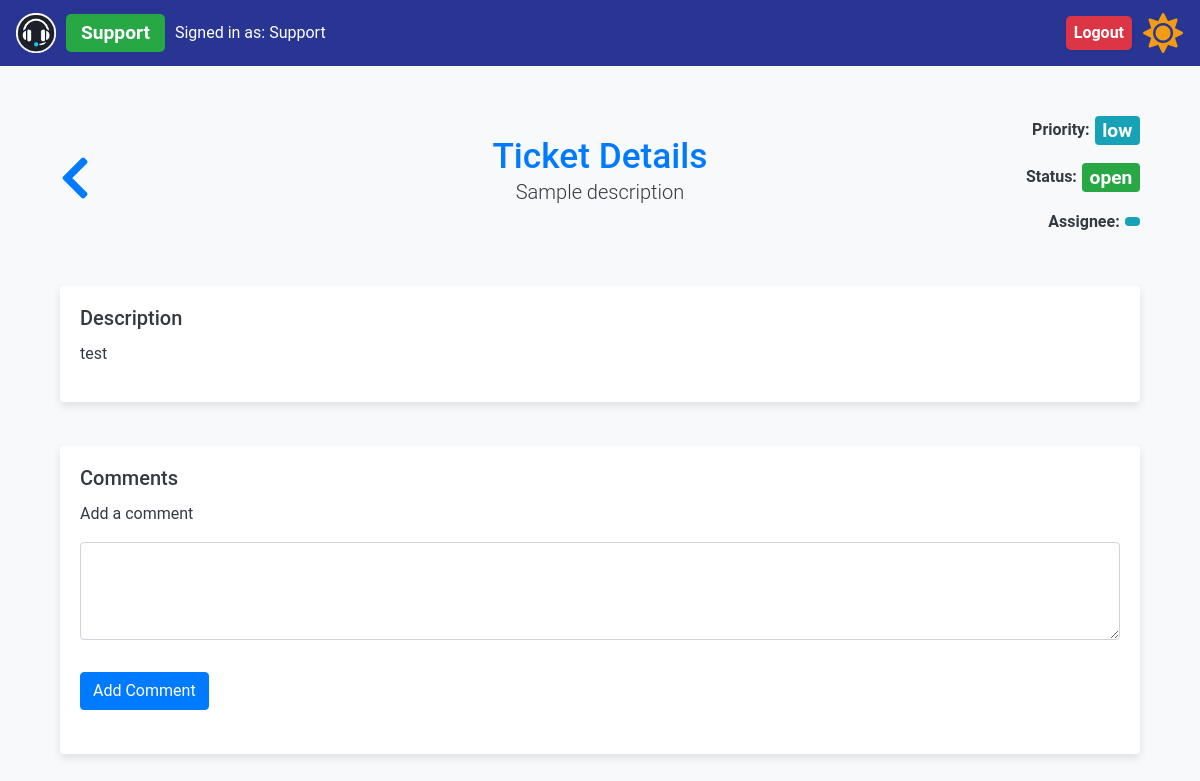
Before: /ticket/5 (signed in) with the older database file.
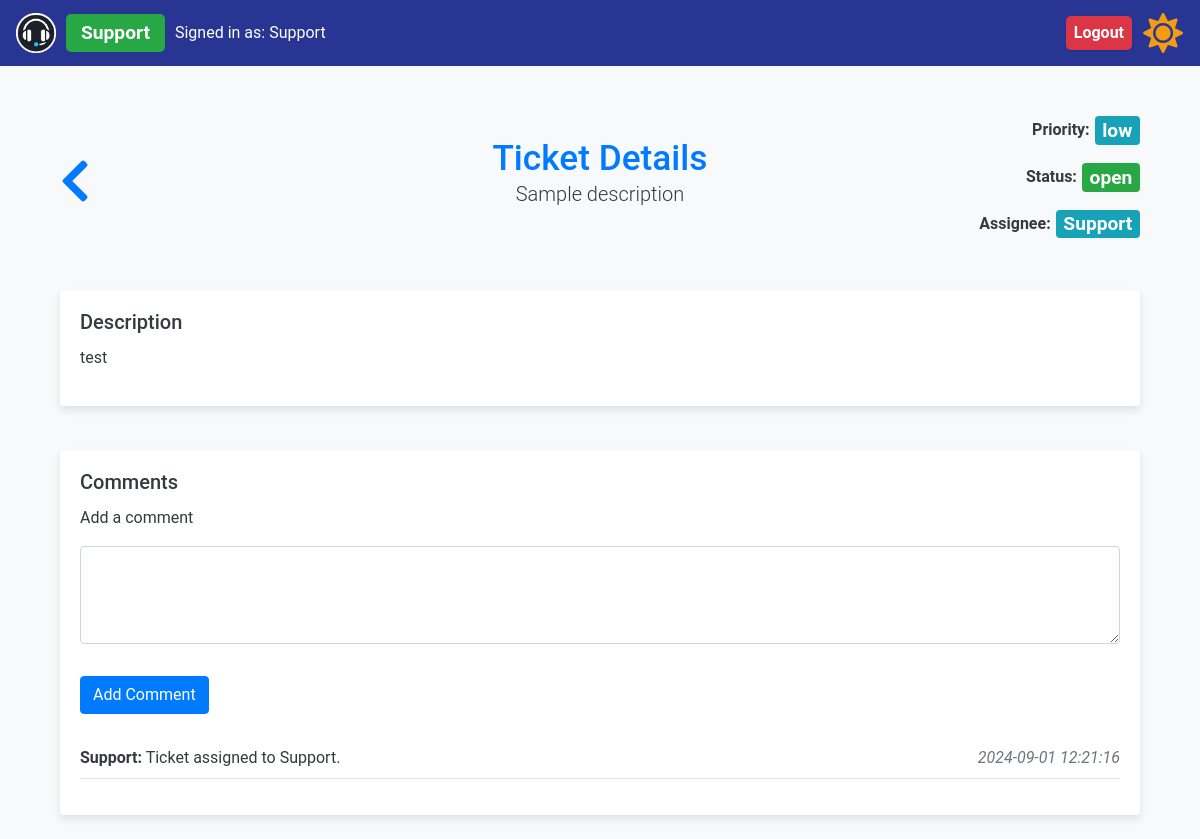
After: the same page with the newer database file.
### app/models.py (models this page shows)
class User(UserMixin, db.Model):
    id = db.Column(db.Integer, primary_key=True)
    name = db.Column(db.String(150), nullable=False)
    email = db.Column(db.String(150), unique=True, nullable=False)
    password = db.Column(db.String(150), nullable=False)
    role = db.Column(db.String(50), nullable=False)
    created_tickets = db.relationship(
        "Ticket",
        foreign_keys="Ticket.user_id",
        back_populates="creator",
        overlaps="assigned_tickets,comments"
    )
    assigned_tickets = db.relationship(
        "Ticket",
        foreign_keys="Ticket.assigned_to",
        back_populates="assignee",
        overlaps="created_tickets,comments"
    )
    user_comments = db.relationship(
        "Comment", back_populates="commenter", overlaps="commenter,comments"
    )

class Comment(db.Model):
    id = db.Column(db.Integer, primary_key=True)
    ticket_id = db.Column(db.Integer, db.ForeignKey("ticket.id"))
    user_id = db.Column(db.Integer, db.ForeignKey("user.id"))
    comment_text = db.Column(db.Text, nullable=False)
    created_at = db.Column(db.DateTime, default=datetime.utcnow)
    ticket = db.relationship("Ticket", back_populates="ticket_comments")
    commenter = db.relationship("User", back_populates="user_comments", overlaps="comments")

### app/routes.py (the view, shortened to what this page needs)
@bp.route("/ticket/<int:ticket_id>", methods=["GET", "POST"])
@login_required
def ticket_details(ticket_id):
    print(f"Loading ticket details for ticket ID: {ticket_id}")
    ticket = Ticket.query.get_or_404(ticket_id)
    comments = Comment.query.filter_by(ticket_id=ticket.id).all()
    users = User.query.all()  # Fetch all users for the assignee dropdown
    return render_template("ticket_details.html", ticket=ticket, comments=comments, users=users)

### app/__init__.py (called while the page is built)
def create_app(config=None):
    app = Flask(__name__, instance_relative_config=True)
    if config:
        app.config.from_object(config)
    else:
        app.config.from_pyfile("config.py")  # Default to development config
    db.init_app(app)
    login_manager.init_app(app)
    migrate.init_app(app, db)
    csrf.init_app(app)  # Initialize CSRF protection with the app
    from .models import User  # Ensure User model is correctly defined
    @login_manager.user_loader
    def load_user(user_id):
        return User.query.get(int(user_id))
    from .routes import bp  # Ensure bp is defined as a Blueprint in routes.py
    app.register_blueprint(bp)
    return app

### app/templates/ticket_details.html (shortened to what this page needs)
{% extends "base.html" %}
{% block content %}
<div class="container mt-5">
    <div class="row mb-4 align-items-center">
        <div class="col-md-2 text-start d-flex align-items-center">
            <a href="javascript:void(0)" onclick="goBack();">
                <i class="fas fa-chevron-left back-button-icon"></i>
            </a>
        </div>
        <div class="col-md-8 text-center d-flex flex-column align-items-center">
            <h2 class="text-primary mb-0">Ticket Details</h2>
            <p class="lead">Sample description</p>
        </div>
        <div class="col-md-2 text-end">
            <div class="status-priority-container">
                <div class="mb-2">
                    <p class="mb-0">
                        <span class="title-spacing"><strong>Priority:</strong></span>
                        <span class="badge text-white  {% if ticket.priority == 'high' %}bg-danger{% elif ticket.priority == 'medium' %}bg-warning{% else %}bg-info{% endif %}" id="priority-badge" >
                            {{ ticket.priority }} {% if current_user.role == 'admin' or current_user.role == 'manager' %}<i class="fas fa-edit ms-2"></i>{% endif %}
                        </span>
                                            </p>
                </div>
                <div class="mb-2">
                    <p class="mb-0">
                        <span class="title-spacing"><strong>Status: </strong></span>
                        <span class="badge text-white  {% if ticket.status == 'open' %}bg-success{% elif ticket.status == 'in-progress' %}bg-warning{% else %}bg-secondary{% endif %}" id="status-badge" >
                            {{ ticket.status }} {% if current_user.role == 'admin' or current_user.role == 'manager' %}<i class="fas fa-edit ms-2"></i>{% endif %}
                        </span>
                    </p>
                </div>
                <div class="mb-2">
                    <p class="mb-0">
                        <span class="title-spacing"><strong>Assignee: </strong></span>
                        <span class="badge text-white  bg-info" id="assignee-badge" >
                            {{ ticket.assignee.name }}
                        </span>
                    </p>
                </div>
                                            </div>
        </div>
    </div>
    <div class="row mb-4">
        <div class="col-md-12">
            <div class="card">
                <div class="card-body">
                    <h5 class="card-title">Description</h5>
                    <p>{{ ticket.description }}</p>
                </div>
            </div>
        </div>
    </div>
    <div class="row mb-4">
        <div class="col-md-12">
            <div class="card">
                <div class="card-body">
                    <h5 class="card-title">Comments</h5>
                    <form method="POST" class="mb-3">
                        <div class="form-group">
                            <label for="comment_text">Add a comment</label>
                            <textarea class="form-control" id="comment_text" name="comment_text" rows="3" required></textarea>
                        </div>
                        <button type="submit" class="btn btn-primary mt-2">Add Comment</button>
                    </form>
                    <ul class="list-unstyled mt-4">
                        {% for comment in comments %}
                        <li class="d-flex justify-content-between border-bottom py-2">
                            <div>
                                <strong>{{ comment.commenter.name }}:</strong> {{ comment.comment_text }}
                            </div>
                            <div class="text-muted">
                                <em>{{ comment.created_at.strftime('%Y-%m-%d %H:%M:%S') }}</em>
                            </div>
                        </li>
                        {% endfor %}
                    </ul>
                </div>
            </div>
        </div>
    </div>
</div>
{% endblock %}

### app/templates/base.html (shortened to what this page needs)
<!DOCTYPE html>
<html lang="en">
  <head>
    <link
      href="https://stackpath.bootstrapcdn.com/bootstrap/4.5.2/css/bootstrap.min.css"
      rel="stylesheet"
    />
    <link
      href="{{ url_for('static', filename='styles.css') }}"
      rel="stylesheet"
    />
    <link
      rel="stylesheet"
      href="https://cdnjs.cloudflare.com/ajax/libs/font-awesome/5.15.4/css/all.min.css"
    />
  </head>
  <body class="light-mode">
    <nav class="navbar navbar-expand-lg">
      <a class="navbar-brand" href="#">
        <img
          src="{{ url_for('static', filename='logo.png') }}"
          alt="Help Desk Logo"
          style="height: 40px"
        />
        {% if current_user.is_authenticated %}
        <div class="role-container">
          <span class="badge badge-role-{{ current_user.role}}"
            >{{ current_user.role.capitalize() }}</span
          >
          <span class="user-info">Signed in as: {{ current_user.name }}</span>
        </div>
        {% endif %}
      </a>
      <div class="collapse navbar-collapse" id="navbarNav">
        <ul class="navbar-nav ml-auto">
          {% if current_user.is_authenticated %}
          <li class="nav-item">
            <a class="nav-link logout-badge" href="{{ url_for('main.logout') }}"
              >Logout</a
            >
          </li>
          {% endif %}
          <li class="nav-item">
            <button id="theme-toggle-button" class="btn btn-link nav-link">
              <i id="theme-toggle-icon" class="fas fa-sun"></i>
            </button>
          </li>
        </ul>
      </div>
    </nav>
    <div class="container">{% block content %} {% endblock %}</div>
  </body>
</html>

Changed rows visible on the page:
shown differently, row unchanged: User "Support": assignee.name (not shown) → "Support"
added Comment: commenter.name "Support", comment_text "Ticket assigned to Support.", created_at "2024-09-01 12:21:16"
